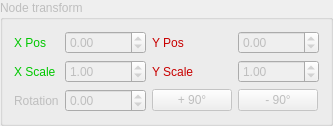
      <widget class="QGroupBox" name="nodeTransform">
       <property name="enabled">
        <bool>false</bool>
       </property>
       <property name="sizePolicy">
        <sizepolicy hsizetype="Preferred" vsizetype="Preferred">
         <horstretch>0</horstretch>
         <verstretch>0</verstretch>
        </sizepolicy>
       </property>
       <property name="title">
        <string>Node transform</string>
       </property>
       <property name="checkable">
        <bool>false</bool>
       </property>
       <property name="checked">
        <bool>false</bool>
       </property>
       <layout class="QVBoxLayout" name="verticalLayout_14">
        <item>
         <layout class="QGridLayout" name="gridLayout_3">
          <item row="4" column="0">
           <widget class="QLabel" name="label_28">
            <property name="text">
             <string>Rotation</string>
            </property>
           </widget>
          </item>
          <item row="1" column="4">
           <widget class="QLabel" name="label_26">
            <property name="styleSheet">
             <string notr="true">color: rgb(200,0, 0)</string>
            </property>
            <property name="text">
             <string>Y Pos</string>
            </property>
           </widget>
          </item>
          <item row="4" column="4">
           <widget class="QPushButton" name="btnNodePlus90">
            <property name="text">
             <string>+ 90°</string>
            </property>
           </widget>
          </item>
          <item row="1" column="0">
           <widget class="QLabel" name="label_23">
            <property name="styleSheet">
             <string notr="true">color: rgb(0, 200, 0)</string>
            </property>
            <property name="text">
             <string>X Pos</string>
            </property>
           </widget>
          </item>
          <item row="4" column="2">
           <widget class="QDoubleSpinBox" name="nodeRotation">
            <property name="wrapping">
             <bool>true</bool>
            </property>
            <property name="minimum">
             <double>-180.000000000000000</double>
            </property>
            <property name="maximum">
             <double>180.000000000000000</double>
            </property>
            <property name="stepType">
             <enum>QAbstractSpinBox::AdaptiveDecimalStepType</enum>
            </property>
           </widget>
          </item>
          <item row="1" column="2">
           <widget class="QDoubleSpinBox" name="nodeTranslateX">
            <property name="sizePolicy">
             <sizepolicy hsizetype="Minimum" vsizetype="Fixed">
              <horstretch>0</horstretch>
              <verstretch>0</verstretch>
             </sizepolicy>
            </property>
            <property name="minimum">
             <double>-10000.000000000000000</double>
            </property>
            <property name="maximum">
             <double>10000.000000000000000</double>
            </property>
            <property name="stepType">
             <enum>QAbstractSpinBox::AdaptiveDecimalStepType</enum>
            </property>
           </widget>
          </item>
          <item row="3" column="2">
           <widget class="QDoubleSpinBox" name="nodeScaleX">
            <property name="sizePolicy">
             <sizepolicy hsizetype="Minimum" vsizetype="Fixed">
              <horstretch>0</horstretch>
              <verstretch>0</verstretch>
             </sizepolicy>
            </property>
            <property name="minimum">
             <double>0.000000000000000</double>
            </property>
            <property name="maximum">
             <double>10000.000000000000000</double>
            </property>
            <property name="singleStep">
             <double>0.100000000000000</double>
            </property>
            <property name="stepType">
             <enum>QAbstractSpinBox::AdaptiveDecimalStepType</enum>
            </property>
            <property name="value">
             <double>1.000000000000000</double>
            </property>
           </widget>
          </item>
          <item row="3" column="4">
           <widget class="QLabel" name="label_29">
            <property name="styleSheet">
             <string notr="true">color: rgb(200,0, 0)</string>
            </property>
            <property name="text">
             <string>Y Scale</string>
            </property>
           </widget>
          </item>
          <item row="1" column="5">
           <widget class="QDoubleSpinBox" name="nodeTranslateY">
            <property name="sizePolicy">
             <sizepolicy hsizetype="Minimum" vsizetype="Fixed">
              <horstretch>0</horstretch>
              <verstretch>0</verstretch>
             </sizepolicy>
            </property>
            <property name="minimum">
             <double>-10000.000000000000000</double>
            </property>
            <property name="maximum">
             <double>10000.000000000000000</double>
            </property>
            <property name="stepType">
             <enum>QAbstractSpinBox::AdaptiveDecimalStepType</enum>
            </property>
           </widget>
          </item>
          <item row="3" column="0">
           <widget class="QLabel" name="label_25">
            <property name="styleSheet">
             <string notr="true">color: rgb(0, 200, 0)</string>
            </property>
            <property name="text">
             <string>X Scale</string>
            </property>
           </widget>
          </item>
          <item row="4" column="5">
           <widget class="QPushButton" name="btnNodeMinus90">
            <property name="sizePolicy">
             <sizepolicy hsizetype="Maximum" vsizetype="Fixed">
              <horstretch>0</horstretch>
              <verstretch>0</verstretch>
             </sizepolicy>
            </property>
            <property name="text">
             <string>- 90°</string>
            </property>
           </widget>
          </item>
          <item row="3" column="5">
           <widget class="QDoubleSpinBox" name="nodeScaleY">
            <property name="minimum">
             <double>0.000000000000000</double>
            </property>
            <property name="maximum">
             <double>10000.000000000000000</double>
            </property>
            <property name="singleStep">
             <double>0.100000000000000</double>
            </property>
            <property name="stepType">
             <enum>QAbstractSpinBox::AdaptiveDecimalStepType</enum>
            </property>
            <property name="value">
             <double>1.000000000000000</double>
            </property>
           </widget>
          </item>
         </layout>
        </item>
       </layout>
      </widget>
